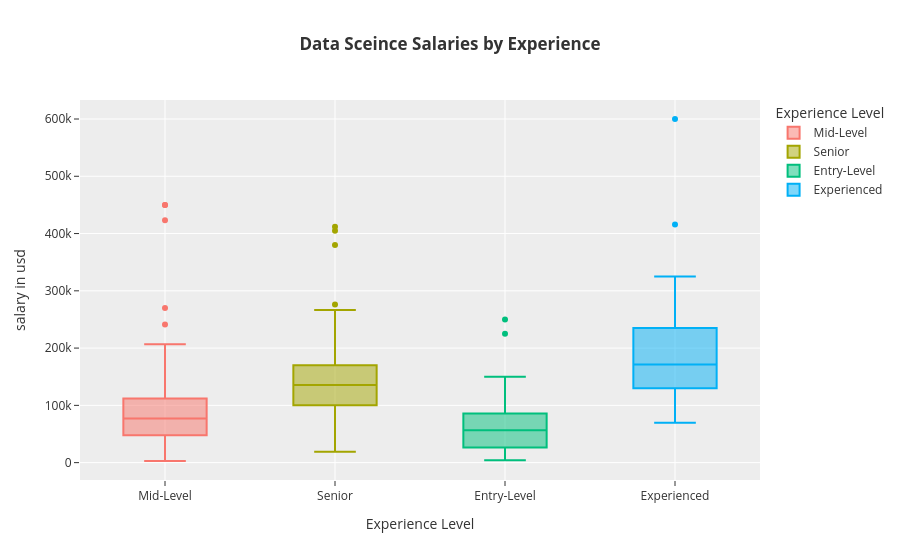

Notebook cell for this chart:
### Code cell
px.box(df,x='experience_level',y='salary_in_usd',color='experience_level',template='ggplot2',
       labels={'experience_level':'Experience Level','salary_in_usd':'salary in usd'},
       title='<b>Data Sceince Salaries by Experience')

### Figure 1 — Plotly figure (JSON) as saved in the notebook; plotly's stock layout.template omitted (floating-point values rounded to 4 significant figures; data arrays with more than 128 entries replaced by an {"elided": "..."} marker saying what was removed)
{"data": [{"alignmentgroup": "True", "hovertemplate": "Experience Level=%{x}<br>salary in usd=%{y}<extra></extra>", "legendgroup": "Mid-Level", "marker": {"color": "#F8766D"}, "name": "Mid-Level", "notched": false, "offsetgroup": "Mid-Level", "orientation": "v", "showlegend": true, "type": "box", "x": {"elided": "213 str values"}, "x0": " ", "xaxis": "x", "y": {"elided": "213 int values"}, "y0": " ", "yaxis": "y"}, {"alignmentgroup": "True", "hovertemplate": "Experience Level=%{x}<br>salary in usd=%{y}<extra></extra>", "legendgroup": "Senior", "marker": {"color": "#A3A500"}, "name": "Senior", "notched": false, "offsetgroup": "Senior", "orientation": "v", "showlegend": true, "type": "box", "x": {"elided": "280 str values"}, "x0": " ", "xaxis": "x", "y": {"elided": "280 int values"}, "y0": " ", "yaxis": "y"}, {"alignmentgroup": "True", "hovertemplate": "Experience Level=%{x}<br>salary in usd=%{y}<extra></extra>", "legendgroup": "Entry-Level", "marker": {"color": "#00BF7D"}, "name": "Entry-Level", "notched": false, "offsetgroup": "Entry-Level", "orientation": "v", "showlegend": true, "type": "box", "x": ["Entry-Level", "Entry-Level", "Entry-Level", "Entry-Level", "Entry-Level", "Entry-Level", "Entry-Level", "Entry-Level", "Entry-Level", "Entry-Level", "Entry-Level", "Entry-Level", "Entry-Level", "Entry-Level", "Entry-Level", "Entry-Level", "Entry-Level", "Entry-Level", "Entry-Level", "Entry-Level", "Entry-Level", "Entry-Level", "Entry-Level", "Entry-Level", "Entry-Level", "Entry-Level", "Entry-Level", "Entry-Level", "Entry-Level", "Entry-Level", "Entry-Level", "Entry-Level", "Entry-Level", "Entry-Level", "Entry-Level", "Entry-Level", "Entry-Level", "Entry-Level", "Entry-Level", "Entry-Level", "Entry-Level", "Entry-Level", "Entry-Level", "Entry-Level", "Entry-Level", "Entry-Level", "Entry-Level", "Entry-Level", "Entry-Level", "Entry-Level", "Entry-Level", "Entry-Level", "Entry-Level", "Entry-Level", "Entry-Level", "Entry-Level", "Entry-Level", "Entry-Level", "Entry-Level", "Entry-Level", "Entry-Level", "Entry-Level", "Entry-Level", "Entry-Level", "Entry-Level", "Entry-Level", "Entry-Level", "Entry-Level", "Entry-Level", "Entry-Level", "Entry-Level", "Entry-Level", "Entry-Level", "Entry-Level", "Entry-Level", "Entry-Level", "Entry-Level", "Entry-Level", "Entry-Level", "Entry-Level", "Entry-Level", "Entry-Level", "Entry-Level", "Entry-Level", "Entry-Level", "Entry-Level", "Entry-Level", "Entry-Level"], "x0": " ", "xaxis": "x", "y": [72000, 51321, 39916, 41689, 5707, 42000, 100000, 70000, 250000, 10000, 138000, 15966, 6072, 91000, 45896, 54742, 21669, 62726, 49268, 105000, 82528, 80000, 59102, 76833, 29751, 12000, 70000, 30428, 12000, 225000, 90000, 50000, 110037, 10354, 20000, 100000, 49646, 100000, 80000, 13400, 125000, 63831, 80000, 55000, 60000, 81000, 21844, 9272, 90000, 5882, 24823, 28609, 16228, 4000, 21637, 18053, 36643, 90000, 28399, 65013, 72500, 76833, 85000, 100000, 58000, 59102, 100000, 52351, 45807, 37300, 21983, 125000, 100000, 18442, 120000, 100000, 31875, 58035, 52396, 40000, 86703, 120000, 150000, 65000, 20000, 10000, 67000, 52000], "y0": " ", "yaxis": "y"}, {"alignmentgroup": "True", "hovertemplate": "Experience Level=%{x}<br>salary in usd=%{y}<extra></extra>", "legendgroup": "Experienced", "marker": {"color": "#00B0F6"}, "name": "Experienced", "notched": false, "offsetgroup": "Experienced", "orientation": "v", "showlegend": true, "type": "box", "x": ["Experienced", "Experienced", "Experienced", "Experienced", "Experienced", "Experienced", "Experienced", "Experienced", "Experienced", "Experienced", "Experienced", "Experienced", "Experienced", "Experienced", "Experienced", "Experienced", "Experienced", "Experienced", "Experienced", "Experienced", "Experienced", "Experienced", "Experienced", "Experienced", "Experienced", "Experienced"], "x0": " ", "xaxis": "x", "y": [325000, 79833, 150000, 235000, 153667, 230000, 85000, 130026, 250000, 69741, 416000, 600000, 141846, 242000, 200000, 130000, 110000, 224000, 167875, 175000, 135000, 118187, 79039, 196979, 324000, 216000], "y0": " ", "yaxis": "y"}], "layout": {"boxmode": "overlay", "legend": {"title": {"text": "Experience Level"}, "tracegroupgap": 0}, "title": {"text": "<b>Data Sceince Salaries by Experience"}, "xaxis": {"anchor": "y", "categoryarray": ["Mid-Level", "Senior", "Entry-Level", "Experienced"], "categoryorder": "array", "domain": [0, 1], "title": {"text": "Experience Level"}}, "yaxis": {"anchor": "x", "domain": [0, 1], "title": {"text": "salary in usd"}}}}
